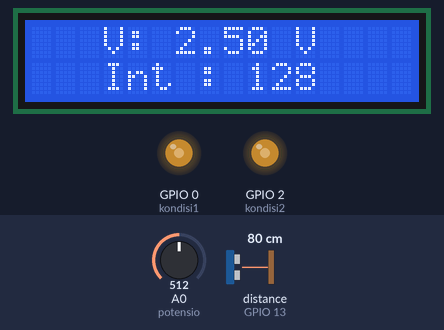
Recording of a sketch running on a simulated ESP8266 (NodeMCU). On the bench: 16×2 character LCD, output pins drawn as LEDs (lit = HIGH). Wiring (inferred from the names in the program): ultrasonic range finder: trigger GPIO 15; echo GPIO 13. The test bench sets the inputs (shaded band); at power-on: distance to the obstacle (sensor on GPIO 13) 80 cm, A0 (potensio) = 512. The echo pulse lasts 58.3 µs per cm; WiFi joins after 1.5 s; servers stay silent unless stated; no MQTT or app messages arrive unless stated; pins used as bus, display or sensor lines are not drawn; what the sketch prints to the serial monitor is not drawn.

Above: at 3.7 s.
3.8 s: distance to the obstacle (sensor on GPIO 13) set to 33 cm
At 7.5 s:
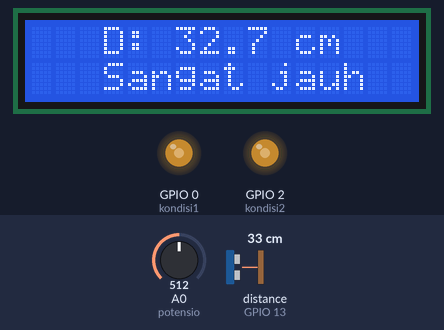
10.7 s: distance to the obstacle (sensor on GPIO 13) set to 27 cm
At 14.8 s:
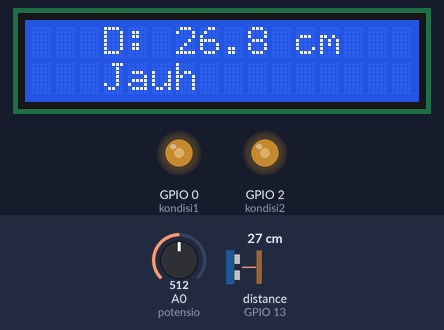
17.6 s: distance to the obstacle (sensor on GPIO 13) set to 17 cm
At 22.9 s:
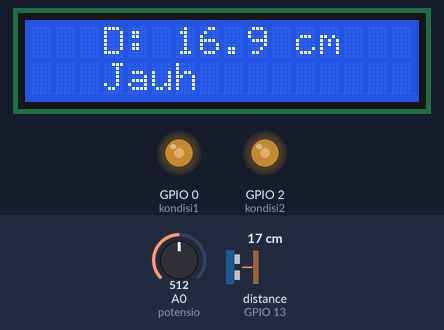
24.5 s: distance to the obstacle (sensor on GPIO 13) set to 14 cm
At 27.5 s:
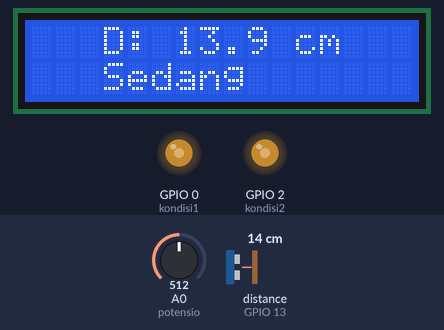
31.4 s: A0 (potensio) set to 716
At 35.6 s:
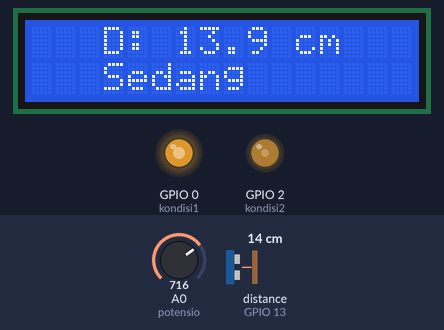
38.3 s: distance to the obstacle (sensor on GPIO 13) set to 10 cm
At 42.6 s:
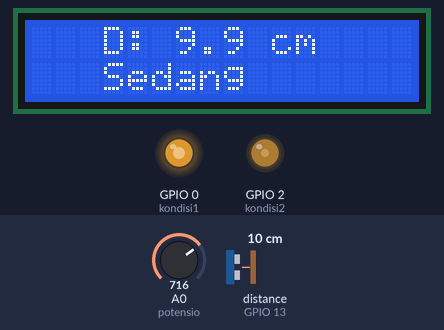
45.2 s: distance to the obstacle (sensor on GPIO 13) set to 7 cm
Timing chart, 0 to 48.2 s (numbered marks = the images above; inputs shaded):
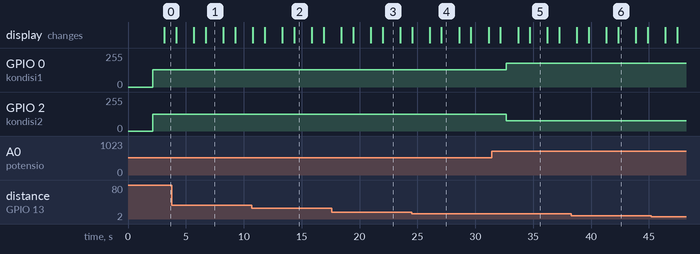

Measured:
- the behaviour switches between 31 and 30 cm on distance to the obstacle (sensor on GPIO 13) (found by bisection; images 1 and 2)
- the behaviour switches between 16 and 15 cm on distance to the obstacle (sensor on GPIO 13) (found by bisection; images 3 and 4)
- after the input at 3.8 s, the display: first differs from a run without the input after 2.9 s (image 1)
- after the input at 10.7 s, the display: first differs from a run without the input after 3.7 s (image 2)
- after the input at 17.6 s, the display: first differs from a run without the input after 4.4 s (image 3)
- after the input at 24.5 s, the display: first differs from a run without the input after 2.6 s (image 4)
- after the input at 31.4 s, GPIO 0 (kondisi1): 128/255 → 178/255 after 1.3 s; GPIO 2 (kondisi2): 127/255 → 77/255 after 1.3 s; the display: first differs from a run without the input after 2.3 s (image 5 shows a later state)
- after the input at 38.3 s, the display: first differs from a run without the input after 4.0 s (image 6)

The sketch:

potensio_jarak.ino
```cpp
#include <Wire.h>
#include <LiquidCrystal_I2C.h>
#include <ESP8266WiFi.h>
#include <PubSubClient.h>

LiquidCrystal_I2C lcd(0x27, 16, 2);  // Alamat LCD 0x27, 16 karakter, 2 baris

const char* ssid = "";
const char* pass = "";
const char* mqtt_broker = "broker.emqx.io";
const char* topic_kondisi = "nim/kondisi";
const char* mqtt_username = "";
const char* mqtt_password = "";
const int mqtt_port = 1883;

int kondisi1 = 0;  // D3
int kondisi2 = 2;  // D4
const int trigPin = 15;
const int echoPin = 13;
int potensio = A0;

WiFiClient espClient;
PubSubClient client(espClient);

void setup_wifi() {
  WiFi.begin(ssid, pass);
  Serial.print("Connecting to WiFi");
  while (WiFi.status() != WL_CONNECTED) {
    delay(1000);
    Serial.print(".");
  }
  Serial.println("Connected to WiFi!");
}

void reconnect_mqtt() {
  while (!client.connected()) {
    Serial.print("Reconnecting to MQTT...");
    String clientID = "ESP8266-" + String(ESP.getChipId());
    if (client.connect(clientID.c_str(), mqtt_username, mqtt_password)) {
      Serial.println("Connected to MQTT!");
    } else {
      Serial.print("Failed, rc=");
      Serial.println(client.state());
      delay(5000);
    }
  }
}

void setup() {
  Serial.begin(9600);
  pinMode(trigPin, OUTPUT);
  pinMode(echoPin, INPUT);
  pinMode(kondisi1, OUTPUT);
  pinMode(kondisi2, OUTPUT);

  lcd.init();
  lcd.backlight();

  setup_wifi();
  client.setServer(mqtt_broker, mqtt_port);
  reconnect_mqtt();
}

void loop() {
  if (WiFi.status() != WL_CONNECTED) {
    Serial.println("WiFi disconnected, reconnecting...");
    setup_wifi();
  }

  if (!client.connected()) {
    reconnect_mqtt();
  }

  client.loop();

  long duration;
  float distance;

  digitalWrite(trigPin, LOW);
  delayMicroseconds(2);
  digitalWrite(trigPin, HIGH);
  delayMicroseconds(10);
  digitalWrite(trigPin, LOW);

  duration = pulseIn(echoPin, HIGH);
  distance = duration * 0.034 / 2;

  String kondisi;
  if (distance < 8) kondisi = "Dekat";
  else if (distance < 15) kondisi = "Sedang";
  else if (distance < 30) kondisi = "Jauh";
  else kondisi = "Sangat jauh";

  int potValue = analogRead(potensio);
  float voltage = potValue * (5.0 / 1023.0);
  int pwmValue = map(potValue, 0, 1023, 0, 255);

  analogWrite(kondisi1, pwmValue);
  analogWrite(kondisi2, 255 - pwmValue);

  delay(1000);
  lcd.clear();
  lcd.setCursor(3, 0);
  lcd.print("V: " + String(voltage, 2) + " V ");
  lcd.setCursor(3, 1);
  lcd.print("Int : " + String(pwmValue));
  delay(1000);
  lcd.clear();
  lcd.setCursor(3, 0);
  lcd.print("D: " + String(distance, 1) + " cm ");
  lcd.setCursor(3, 1);
  lcd.print(kondisi);

  if (client.connected()) {
    String kirimpesan = "Kondisi: " + kondisi + " | Jarak: " + String(distance, 1) + "cm";
    client.publish(topic_kondisi, kirimpesan.c_str());
    Serial.println(kirimpesan);
  }

  delay(500);
}
```
